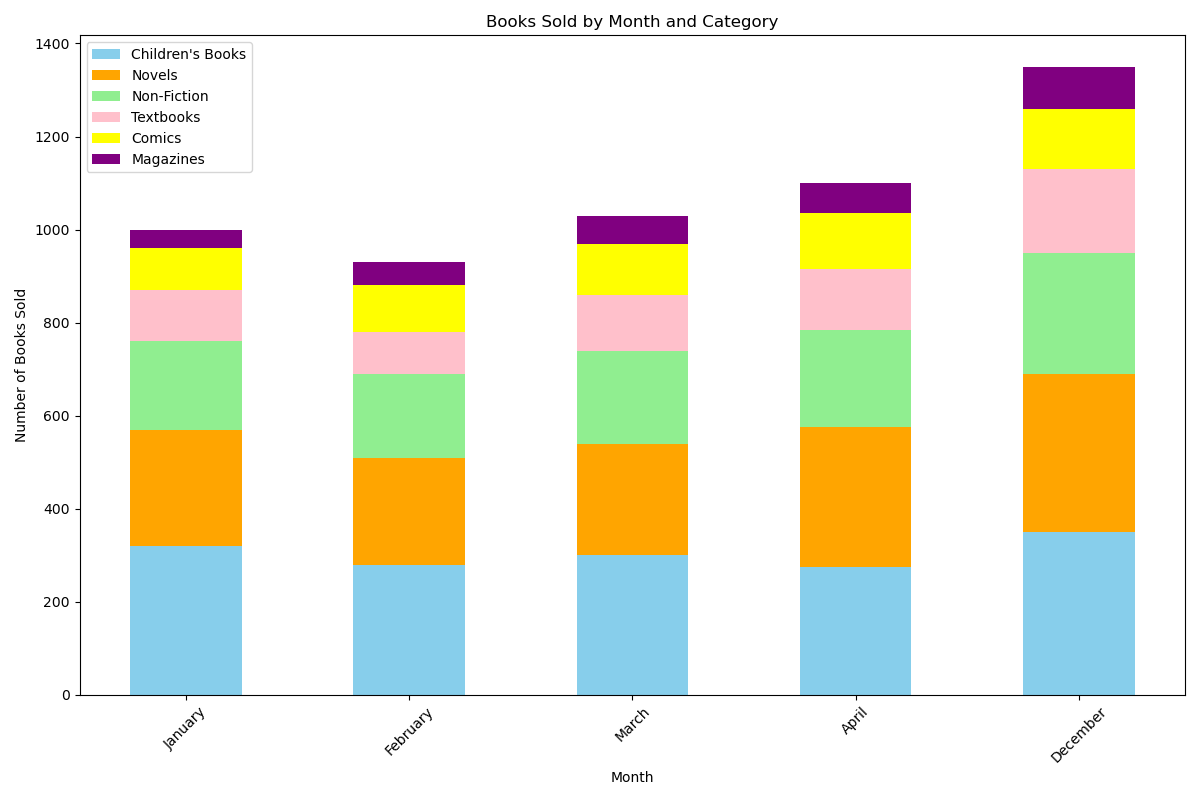

Write the Python code that produced this figure.

import matplotlib.pyplot as plt
import numpy as np

# Data from the provided table
data = [
    {'Month': 'January', "Children's Books": 320, 'Novels': 250, 'Non-Fiction': 190, 'Textbooks': 110, 'Comics': 90, 'Magazines': 40},
    {'Month': 'February', "Children's Books": 280, 'Novels': 230, 'Non-Fiction': 180, 'Textbooks': 90, 'Comics': 100, 'Magazines': 50},
    {'Month': 'March', "Children's Books": 300, 'Novels': 240, 'Non-Fiction': 200, 'Textbooks': 120, 'Comics': 110, 'Magazines': 60},
    {'Month': 'April', "Children's Books": 275, 'Novels': 300, 'Non-Fiction': 210, 'Textbooks': 130, 'Comics': 120, 'Magazines': 65},
    # ... include all provided data
    {'Month': 'December', "Children's Books": 350, 'Novels': 340, 'Non-Fiction': 260, 'Textbooks': 180, 'Comics': 130, 'Magazines': 90}
]

# Prepare the data
months = [entry['Month'] for entry in data]
children_books = [entry["Children's Books"] for entry in data]
novels = [entry['Novels'] for entry in data]
non_fiction = [entry['Non-Fiction'] for entry in data]
textbooks = [entry['Textbooks'] for entry in data]
comics = [entry['Comics'] for entry in data]
magazines = [entry['Magazines'] for entry in data]

# Set up the figure and axis
fig, ax = plt.subplots(figsize=(12, 8))

# Define the width of the bars
bar_width = 0.5

# Define the positions of the bars
bar_positions = np.arange(len(months))

# Start the stack at 0 for the first category
previous = np.zeros(len(months))

# Plot each category
categories = [children_books, novels, non_fiction, textbooks, comics, magazines]
colors = ['skyblue', 'orange', 'lightgreen', 'pink', 'yellow', 'purple']
labels = ["Children's Books", 'Novels', 'Non-Fiction', 'Textbooks', 'Comics', 'Magazines']

# Add each category to the stack
for category, color, label in zip(categories, colors, labels):
    ax.bar(bar_positions, category, bar_width, bottom=previous, label=label, color=color)
    previous += category

# Add some text for labels, title, and custom x-axis tick labels
ax.set_xlabel('Month')
ax.set_ylabel('Number of Books Sold')
ax.set_title('Books Sold by Month and Category')
ax.set_xticks(bar_positions)
ax.set_xticklabels(months, rotation=45)

# Add a legend
ax.legend()

# Display the plot
plt.tight_layout()
plt.show()
